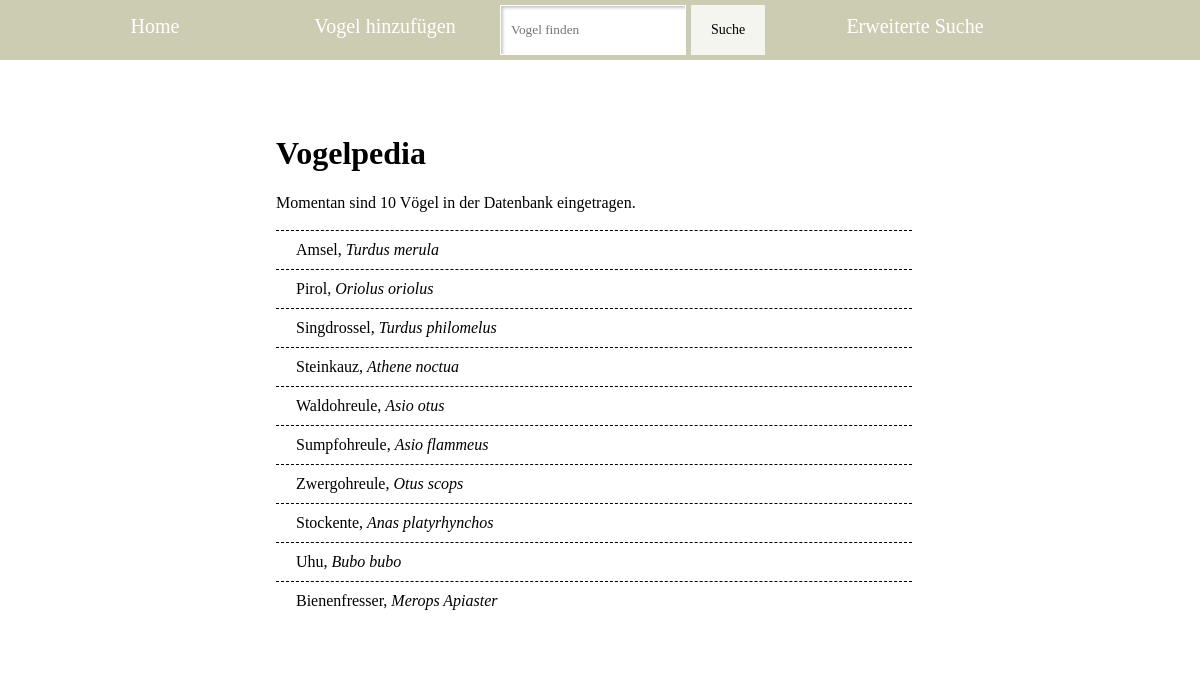
The page / on the database its author committed.
### tables this page shows
CREATE TABLE `bird` (
  `idbird` int(11) NOT NULL,
  `name` varchar(75) NOT NULL,
  `name_latin` varchar(75) NOT NULL,
  `description` mediumtext,
  `min_livestock` int(11) DEFAULT NULL,
  `max_livestock` int(11) DEFAULT NULL,
  `min_length` int(11) DEFAULT NULL,
  `max_length` int(11) DEFAULT NULL,
  `min_wingspread` int(11) DEFAULT NULL,
  `max_wingspread` int(11) DEFAULT NULL,
  `min_weight` int(11) DEFAULT NULL,
  `max_weight` int(11) DEFAULT NULL,
  `life_expectancy` int(11) DEFAULT NULL,
  `breeding_duration` int(11) DEFAULT NULL,
  `image_path` varchar(100) DEFAULT NULL,
  `red_list` tinyint(1) DEFAULT NULL,
  `family_idfamily` int(11) NOT NULL,
  `breeding_place_idbreeding_place` int(11) NOT NULL
);

### functions.php (called while the page is built, shortened)
<?php
function get_single_value_from_db($handler, $table, $value) {
    $query = sprintf('SELECT %s FROM %s;', $value, $table);
    $stmt = $handler->prepare($query);
    $stmt->execute();
    $keys = $stmt->fetchAll();
    return $keys;
}
?>

### index.php (the view, shortened to what this page needs)
<html>
<?php include 'parts/head.php' ?>
<body>
<?php include 'parts/header.php' ?>
        <div id="main"><div id="inhalt">
        <br>
        <br>
        <br>
        <h1>Vogelpedia</h1>
        <?php
        require_once 'functions.php';
        $dbHandler = get_handler();
        $objects = get_single_value_from_db($dbHandler, 'bird', 'idbird, name, name_latin');
        $i = count($objects);
        echo "Momentan sind ".$i." V&ouml;gel in der Datenbank eingetragen.";
        ?>
        <br>
        <br>
        <div id="result">
        <ul>
        <?php
        foreach($objects as $object) {
            echo '<li><a href="/vogelpedia/detail.php?pk='.$object['idbird'].'">'.$object["name"].',  <i>'.$object["name_latin"].'</i></a></li>';
        }
        ?>
        </ul>
        </div>
        <br>
        <br>
        </div></div>
    </body>
</html>

### parts/head.php (shortened to what this page needs)
<head>
    <link href="/vogelpedia/css/styles.css" rel="stylesheet">
</head>

### parts/header.php
<div id="header">
<nav>
    <ul class="nav">
        <li><a href="/vogelpedia/index.php">Home</a></li>
        <li><a href="/vogelpedia/add.php">Vogel hinzufügen</a></li>
        <li id="search">
            <form action="/vogelpedia/search.php" method="get" id="header_form">
                <input id="searchbar" type="text" name="name" placeholder="Vogel finden">
                <input id="submit" type="submit" value="Suche">
            </form>
        </li>
        <li><a href="/vogelpedia/search.php">Erweiterte Suche</a></li>
    </ul>
</nav>
</div>

### css/styles.css (style rules this page uses)
* { font-family: Verdana; }
body { background: url(../background.jpg) no-repeat center center fixed; -webkit-background-size: cover; -moz-background-size: cover; -o-background-size: cover; background-size: cover; padding:0px; margin: 0px; height: 100%; }
#header { background-color: #ccccb3; position: fixed; top: 0; z-index: 999; width:100%; height: 60px; margin:0; padding: 0; }
.nav { list-style-type: none; overflow: hidden; margin-top: 0px; }
.nav li { top: 0; display: inline; float: left; height: 100%; }
.nav a { top:0; display: block; padding: 15px; color: white; text-align: center; text-decoration: none; width: 200px; height: 60px; font-size: 20px; }
#search { width: 300px; display: block; margin: 0; font-size: 20px; }
#searchbar { margin-top: 5px; height: 50px; appearance: none; padding: 10px; border: solid 1px #fff; box-shadow: inset 2px 2px 3px 0 #c9c9c9; }
#submit { margin-top: 5px; height: 50px; border: 0px; font-size: 14px; padding: 0px 20px 0px 20px; background-color: #f5f5f0; }
#main { margin-top: 60px; margin-bottom: 0px; width: 60%; margin-left:20%; background-color: white; background: rgba(255,255,255,.6); }
#inhalt { margin-left: 5%; margin-right: 5%; }
#result ul { margin: 0; margin-right: 5%; padding: 0; }
#result li { padding: 10px; list-style: none; color: black; width: 100%; margin: 0; border-top: 1px dashed black; }
#result li a { padding: 10px; padding-right: 60%; margin-right: 0px; margin-left: 0px; height: 100%; text-decoration: none; color: black; }

### rows shown on the page
bird: name "Amsel", name_latin "Turdus merula"
bird: name "Pirol", name_latin "Oriolus oriolus"
bird: name "Singdrossel", name_latin "Turdus philomelus"
bird: name "Steinkauz", name_latin "Athene noctua"
bird: name "Waldohreule", name_latin "Asio otus"
bird: name "Sumpfohreule", name_latin "Asio flammeus"
bird: name "Zwergohreule", name_latin "Otus scops"
bird: name "Stockente", name_latin "Anas platyrhynchos"
bird: name "Uhu", name_latin "Bubo bubo"
bird: name "Bienenfresser", name_latin "Merops Apiaster"

### other values the page prints
$i "10"
